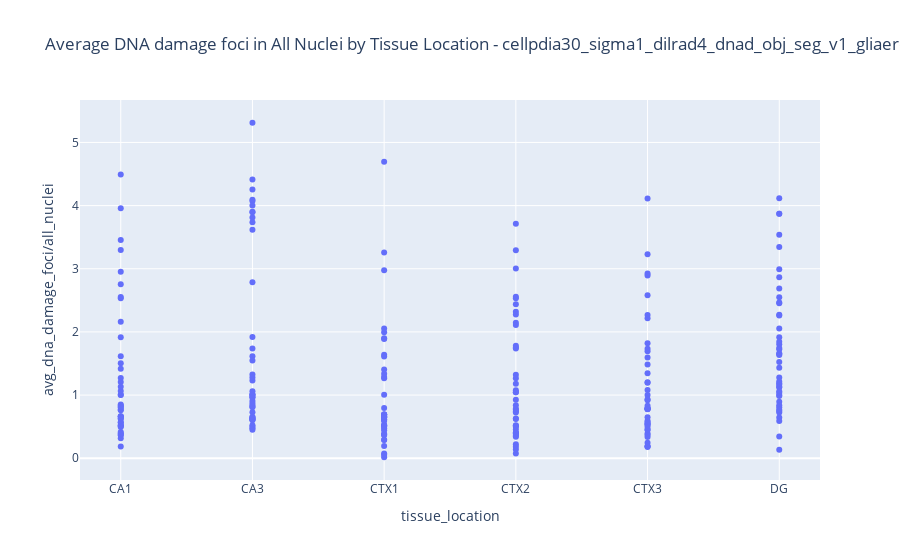

Notebook source saved alongside this figure:
### Code cell
# Create the plot
fig = px.scatter(df, x='tissue_location', y='avg_dna_damage_foci/all_nuclei',
                 hover_data=['staining_id','index','filename'], title=f"Average DNA damage foci in All Nuclei by Tissue Location - {title}")

# Show the plot
fig.show()

### Figure 1 — Plotly figure (JSON) as saved in the notebook; plotly's stock layout.template omitted (floating-point values rounded to 4 significant figures; data arrays with more than 128 entries replaced by an {"elided": "..."} marker saying what was removed)
{"data": [{"customdata": {"elided": "252x3 mixed values"}, "hovertemplate": "tissue_location=%{x}<br>avg_dna_damage_foci/all_nuclei=%{y}<br>staining_id=%{customdata[0]}<br>index=%{customdata[1]}<br>filename=%{customdata[2]}<extra></extra>", "legendgroup": "", "marker": {"color": "#636efa", "symbol": "circle"}, "mode": "markers", "name": "", "orientation": "v", "showlegend": false, "type": "scatter", "x": {"elided": "252 str values"}, "xaxis": "x", "y": {"elided": "252 float values"}, "yaxis": "y"}], "layout": {"legend": {"tracegroupgap": 0}, "title": {"text": "Average DNA damage foci in All Nuclei by Tissue Location - cellpdia30_sigma1_dilrad4_dnad_obj_seg_v1_gliaero6_gliathr20_dnadero2"}, "xaxis": {"anchor": "y", "domain": [0, 1], "title": {"text": "tissue_location"}}, "yaxis": {"anchor": "x", "domain": [0, 1], "title": {"text": "avg_dna_damage_foci/all_nuclei"}}}}
